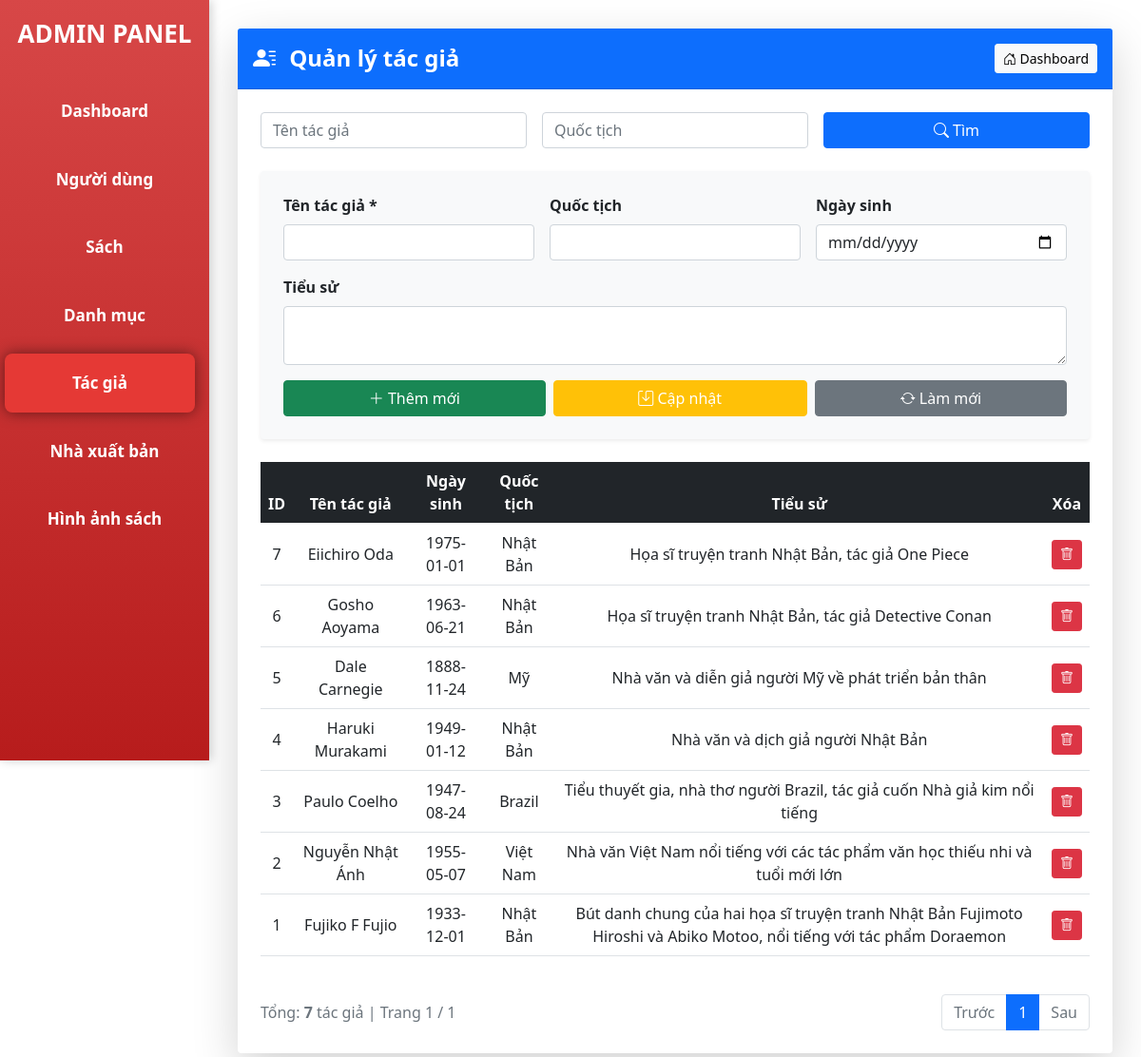
The app's page /frontend/pages/Admin_MVC/index.php?page=author with its own data.
### tables this page shows
CREATE TABLE `tac_gia` (
  `ma_tac_gia` int(11) NOT NULL,
  `ten_tac_gia` varchar(100) NOT NULL,
  `tieu_su` text DEFAULT NULL,
  `ngay_sinh` date DEFAULT NULL,
  `quoc_tich` varchar(50) DEFAULT NULL
);

### frontend/pages/Admin_MVC/controllers/AuthorController.php (called while the page is built, shortened)
<?php
require_once "models/Author.php";
class AuthorController
{
    private $model;
    public function __construct($db)
    {
        $this->model = new Author($db);
    }
    public function index()
    {
        $page_current = isset($_GET['p']) ? max(1, (int)$_GET['p']) : 1;
        $per_page = 10;
        $offset = ($page_current - 1) * $per_page;
        $search_ten = $_GET['search_ten'] ?? '';
        $search_quoc_tich = $_GET['search_quoc_tich'] ?? '';
        $total = $this->model->getTotalAuthors($search_ten, $search_quoc_tich);
        $total_pages_view = ceil($total / $per_page);
        $authors = $this->model->getAuthors($per_page, $offset, $search_ten, $search_quoc_tich);
        $search_ten = $_GET['search_ten'] ?? '';
        $search_quoc_tich = $_GET['search_quoc_tich'] ?? '';
        $total = $this->model->getTotalAuthors($search_ten, $search_quoc_tich);
        $authors = $this->model->getAuthors($per_page, $offset, $search_ten, $search_quoc_tich);
        include "views/author/index.php";
        include "views/layout/main.php";
    }
}

### frontend/pages/Admin_MVC/index.php (called while the page is built, shortened)
<?php
require_once "them/connect.php";
$action = $_GET['action'] ?? 'index';
$controller = new $controllerName($conn);
$controller->$action();

### frontend/pages/Admin_MVC/models/Author.php (called while the page is built, shortened)
<?php
class Author
{
    private $conn;
    public function __construct($db)
    {
        $this->conn = $db;
    }
    public function getAuthors($limit, $offset, $ten = '', $quoc_tich = '')
    {
        $sql = "SELECT * FROM tac_gia WHERE 1=1";
        $params = [];
        $sql .= " ORDER BY ma_tac_gia DESC LIMIT :limit OFFSET :offset";
        $stmt = $this->conn->prepare($sql);
        $stmt->bindValue(':limit', $limit, PDO::PARAM_INT);
        $stmt->bindValue(':offset', $offset, PDO::PARAM_INT);
        $stmt->execute();
        return $stmt->fetchAll(PDO::FETCH_ASSOC);
    }
    public function getTotalAuthors($ten = '', $quoc_tich = '')
    {
        $sql = "SELECT COUNT(*) FROM tac_gia WHERE 1=1";
        $params = [];
        $stmt = $this->conn->prepare($sql);
        $stmt->execute();
        return $stmt->fetchColumn();
    }
}

### frontend/pages/Admin_MVC/views/author/index.php (the view, shortened to what this page needs)
<link rel="stylesheet" href="/bootstrap-5.0.2-dist/css/bootstrap.min.css">
<link rel="stylesheet" href="https://cdn.jsdelivr.net/npm/bootstrap-icons@1.11.3/font/bootstrap-icons.min.css">
<div class="card shadow-lg border-0">
    <div class="card-header bg-primary text-white d-flex justify-content-between align-items-center py-3">
        <h4 class="mb-0 fw-bold"><i class="bi bi-person-lines-fill me-2"></i> Quản lý tác giả</h4>
        <a href="?page=dashboard" class="btn btn-light btn-sm"><i class="bi bi-house-door"></i> Dashboard</a>
    </div>
    <div class="card-body p-4">
        <form action="" method="get" class="row g-3 mb-4">
            <div class="col-md-4">
                <input type="text" name="search_ten" class="form-control" placeholder="Tên tác giả"
                    value="<?= htmlspecialchars($_GET['search_ten'] ?? '') ?>">
            </div>
            <div class="col-md-4">
                <input type="text" name="search_quoc_tich" class="form-control" placeholder="Quốc tịch"
                    value="<?= htmlspecialchars($_GET['search_quoc_tich'] ?? '') ?>">
            </div>
            <div class="col-md-4">
                <button type="submit" class="btn btn-primary w-100">
                    <i class="bi bi-search"></i> Tìm
                </button>
            </div>
        </form>
        <div class="bg-light rounded p-4 mb-4 shadow-sm">
            <form action="?page=author&action=save" method="post" class="row g-3">
                <div class="col-md-4">
                    <label class="form-label fw-bold">Tên tác giả *</label>
                    <input type="text" name="ten_tac_gia" id="ten_tac_gia" class="form-control" required>
                </div>
                <div class="col-md-4">
                    <label class="form-label fw-bold">Quốc tịch</label>
                    <input type="text" name="quoc_tich" id="quoc_tich" class="form-control">
                </div>
                <div class="col-md-4">
                    <label class="form-label fw-bold">Ngày sinh</label>
                    <input type="date" name="ngay_sinh" id="ngay_sinh" class="form-control">
                </div>
                <div class="col-md-12">
                    <label class="form-label fw-bold">Tiểu sử</label>
                    <textarea name="tieu_su" id="tieu_su" class="form-control" rows="2"></textarea>
                </div>
                <div class="col-md-12 d-flex gap-2">
                    <button type="submit" name="action" value="add" class="btn btn-success flex-fill">
                        <i class="bi bi-plus-lg"></i> Thêm mới
                    </button>
                    <button type="submit" name="action" value="update" class="btn btn-warning flex-fill text-white">
                        <i class="bi bi-save"></i> Cập nhật
                    </button>
                    <button type="button" onclick="clearForm()" class="btn btn-secondary flex-fill">
                        <i class="bi bi-arrow-repeat"></i> Làm mới
                    </button>
                </div>
            </form>
        </div>
        <div class="table-responsive">
            <table class="table table-hover align-middle text-center">
                <thead class="table-dark">
                    <tr>
                        <th>ID</th>
                        <th>Tên tác giả</th>
                        <th>Ngày sinh</th>
                        <th>Quốc tịch</th>
                        <th>Tiểu sử</th>
                        <th>Xóa</th>
                    </tr>
                </thead>
                <tbody>
                    <?php foreach ($authors as $a): ?>
                        <tr class="row-select" data-id="<?= $a['ma_tac_gia'] ?>"
                            data-ten="<?= htmlspecialchars($a['ten_tac_gia']) ?>"
                            data-ngaysinh="<?= $a['ngay_sinh'] ?>"
                            data-quoctich="<?= htmlspecialchars($a['quoc_tich']) ?>"
                            data-tieusu="<?= htmlspecialchars($a['tieu_su']) ?>"
                            style="cursor:pointer">
                            <td><?= $a['ma_tac_gia'] ?></td>
                            <td><?= htmlspecialchars($a['ten_tac_gia']) ?></td>
                            <td><?= $a['ngay_sinh'] ?: '-' ?></td>
                            <td><?= htmlspecialchars($a['quoc_tich'] ?: '-') ?></td>
                            <td><?= htmlspecialchars($a['tieu_su'] ?: '-') ?></td>
                            <td>
                                <button class="btn btn-danger btn-sm" onclick="event.stopPropagation(); confirmDelete(<?= $a['ma_tac_gia'] ?>)">
                                    <i class="bi bi-trash"></i>
                                </button>
                            </td>
                        </tr>
                    <?php endforeach; ?>
                </tbody>
            </table>
        </div>
        <div class="d-flex justify-content-between align-items-center mt-4">
            <div class="text-muted">
                Tổng: <strong><?= $total ?></strong> tác giả | Trang <?= $page_current ?> / <?= $total_pages_view ?>
            </div>
            <nav>
                <ul class="pagination mb-0">
                    <li class="page-item <?= $page_current <= 1 ? 'disabled' : '' ?>">
                        <a class="page-link" href="?page=author&p=<?= $page_current - 1 ?>">Trước</a>
                    </li>
                    <?php for ($i = 1; $i <= $total_pages_view; $i++): ?>
                        <li class="page-item <?= $i == $page_current ? 'active' : '' ?>">
                            <a class="page-link" href="?page=author&p=<?= $i ?>"><?= $i ?></a>
                        </li>
                    <?php endfor; ?>
                    <li class="page-item <?= $page_current >= $total_pages_view ? 'disabled' : '' ?>">
                        <a class="page-link" href="?page=author&p=<?= $page_current + 1 ?>">Sau</a>
                    </li>
                </ul>
            </nav>
        </div>
    </div>
</div>

### frontend/pages/Admin_MVC/views/layout/main.php (style rules this page uses)
body { margin: 0; font-family: Arial, sans-serif; min-height: 100vh; background: #f8f9fa; }

### records on screen
tac_gia: ma_tac_gia "7", ten_tac_gia "Eiichiro Oda", ngay_sinh "1975-01-01", quoc_tich "Nhật Bản", tieu_su "Họa sĩ truyện tranh Nhật Bản, tác giả One Piece"
tac_gia: ma_tac_gia "6", ten_tac_gia "Gosho Aoyama", ngay_sinh "1963-06-21", quoc_tich "Nhật Bản", tieu_su "Họa sĩ truyện tranh Nhật Bản, tác giả Detective Conan"
tac_gia: ma_tac_gia "5", ten_tac_gia "Dale Carnegie", ngay_sinh "1888-11-24", quoc_tich "Mỹ", tieu_su "Nhà văn và diễn giả người Mỹ về phát triển bản thân"
tac_gia: ma_tac_gia "4", ten_tac_gia "Haruki Murakami", ngay_sinh "1949-01-12", quoc_tich "Nhật Bản", tieu_su "Nhà văn và dịch giả người Nhật Bản"
tac_gia: ma_tac_gia "3", ten_tac_gia "Paulo Coelho", ngay_sinh "1947-08-24", quoc_tich "Brazil", tieu_su "Tiểu thuyết gia, nhà thơ người Brazil, tác giả cuốn Nhà giả kim nổi tiếng"
tac_gia: ma_tac_gia "2", ten_tac_gia "Nguyễn Nhật Ánh", ngay_sinh "1955-05-07", quoc_tich "Việt Nam", tieu_su "Nhà văn Việt Nam nổi tiếng với các tác phẩm văn học thiếu nhi và tuổi mới lớn"
tac_gia: ma_tac_gia "1", ten_tac_gia "Fujiko F Fujio", ngay_sinh "1933-12-01", quoc_tich "Nhật Bản", tieu_su "Bút danh chung của hai họa sĩ truyện tranh Nhật Bản Fujimoto Hiroshi và Abiko Motoo, nổi tiếng với tác phẩm Doraemon"

### other values on screen
$total "7"
$page_current "1"
$total_pages_view "1"
